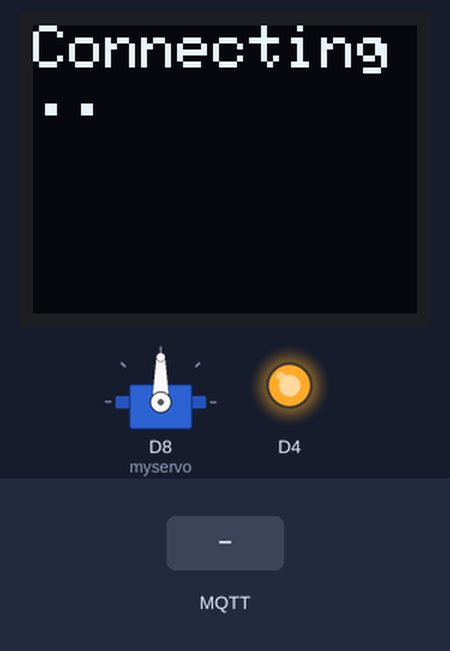
Recording of a sketch running on a simulated ESP8266 (Wemos D1 mini). Parts: servo, 64×48 one-colour display, output pins drawn as LEDs (lit = HIGH). The inputs (shaded band) are chosen by the test bench. WiFi joins after 1.5 s; servers stay silent unless stated; the display library's start-up logo is not drawn; no MQTT or app messages arrive unless stated; what the sketch prints to the serial monitor is not drawn.

Above: at 1.9 s.
At 4.4 s:
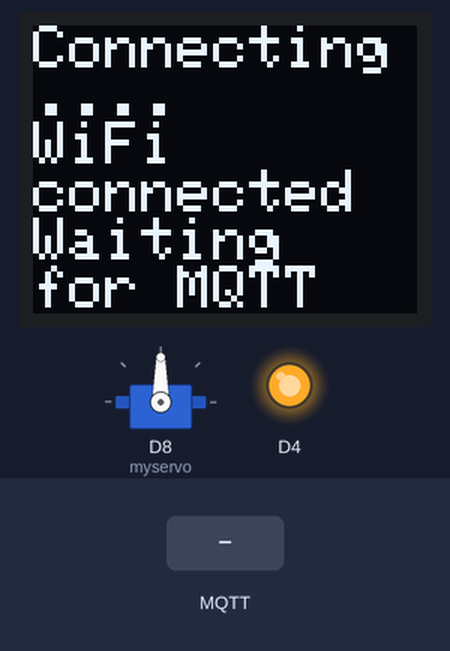
4.5 s: MQTT message "1" arrives on the first subscribed topic
At 5.6 s:
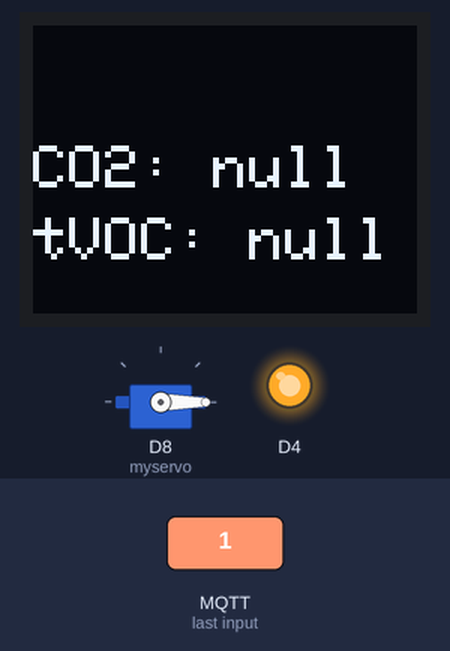
6.5 s: MQTT message "on" arrives on the first subscribed topic
8.0 s: MQTT message "off" arrives on the first subscribed topic
Timing chart, 0 to 11.0 s (numbered marks = the images above; inputs shaded):
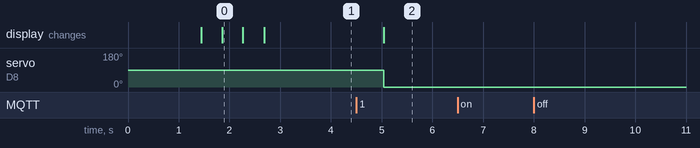

The sketch:

wbs_ESP8266_MQTT_OLED.ino
```cpp
#include <ESP8266WiFi.h>
#include <ESP8266mDNS.h>
#include <PubSubClient.h>
#include <DNSServer.h>
#include <ESP8266WebServer.h>
#include <ArduinoJson.h>
#include <SFE_MicroOLED.h>  // Include the SFE_MicroOLED library
#include <Servo.h>
// Root JSON object
//
// Inside the brackets, 200 is the size of the memory pool in bytes.
// Don't forget to change this value to match your JSON document.
// Use arduinojson.org/assistant to compute the capacity.
  StaticJsonDocument<255> doc;

//////////////////////////
// MicroOLED Definition //
//////////////////////////
#define PIN_RESET 255  // Connect RST to pin 9 (SPI & I2C)
#define DC_JUMPER 0  // DC jumper setting(I2C only)
MicroOLED oled(PIN_RESET, DC_JUMPER);  // I2C Example

// WiFi Credentials
const char* ssid = "";
const char* password = "";
// MQTT Credentials
const char* mqtt_server = "broker.hivemq.com";
const char* mqtt_username = "";
const char* mqtt_password = "";
const int   mqtt_port=1883;

Servo myservo;  // create servo object to control a servo

void callback(char* topic, byte* payload, unsigned int length);

WiFiClient espClient;
PubSubClient client(espClient);

long lastMsg = 0;

int value = 0;
String strTemperature="*";
String strPressure,strServo, strLed, strtVOC,strCO2,strHumidity;    //MQTT values will be stored in this variables
char sub_topic[30]; // topic to subscribe to
byte ledSignal=1;

int servoPos=90;      // start mid position (0-180 degrees)

void setup() {

  Serial.begin(115200);
  myservo.attach(D8);  // attaches the servo on D8 to the servo object
  pinMode(LED_BUILTIN, OUTPUT);     // Initialize the LED_BUILTIN pin as an output
  digitalWrite(LED_BUILTIN, ledSignal);   // Turn the LED off (Note that LOW is the voltage level
                                    // but actually the LED is on; this is because
                                    // it is acive low on the ESP-01)
  oled.begin();    // Initialize the OLED
  oled.clear(ALL); // Clear the display's internal memory
  oled.display();  // Display what's in the buffer (splashscreen)
  delay(1000);
  setup_wifi();
  client.setServer(mqtt_server, mqtt_port);
  client.setCallback(callback);
  reconnect();
}

void setup_wifi() {

  delay(10);
  // We start by connecting to a WiFi network
  Serial.println();
  Serial.print("Connecting to ");
  Serial.println(ssid);

  WiFi.begin(ssid, password);
  oled.clear(PAGE);
  oled.setCursor(0, 0);
  oled.setFontType(0);
  oled.print("Connecting");
  while (WiFi.status() != WL_CONNECTED) {
    delay(400);
    Serial.print(".");
    oled.print(".");
    oled.display();
  }
  Serial.println("");
  Serial.println("WiFi connected");
  Serial.print("IP address: ");
  Serial.println(WiFi.localIP());
  oled.setCursor(0, 16);
  oled.setFontType(0);
  oled.println("WiFi");
  oled.println("connected");
  oled.setCursor(0,32);
  oled.println("Waiting   for MQTT");
  oled.display();
  delay(500);
}

void callback(char* topic, byte* payload, unsigned int length) {
// Called when data arrives
// as published on the topic
// Payload is in JSON

  Serial.print("Message arrived [");
  Serial.print(topic);
  Serial.print("] -> ");
  payload[length] = '\0';
  Serial.println(String((char*)payload));
//  String topicparse = String(topic).substring(22);

//  Serial.println(topicparse);

  // values will be stored and displayed in the main loop
  // servo position will be set in the main loop
    // Deserialize the JSON document
  DeserializationError error = deserializeJson(doc, payload);

  // Test if parsing succeeds.
  if (error) {
    Serial.print(F("deserializeJson() failed: "));
    Serial.println(error.c_str());
    return;
  }

  // Get the root object in the document
  JsonObject& root = doc.as<JsonObject>();

  // Fetch values.
  //
  // Most of the time, you can rely on the implicit casts.
  // In other case, you can do doc["time"].as<long>();

  strTemperature=root["temp"].as<String>();
  strPressure=root["pressure"].as<String>();
  strtVOC=root["tvoc"].as<String>();
  strCO2=root["co2"].as<String>();
  strHumidity=root["humidity"].as<String>();
  servoPos=root["servo"].as<int>();
  ledSignal=1-root["led"].as<int>(); // onboard LED is active LOW
}

void reconnect() {
  // Loop until we're reconnected
  while (!client.connected()) {
    Serial.print("Attempting MQTT connection...");
    // Attempt to connect
    uint32_t chipid=ESP.getChipId();
    char clientid[25];
    snprintf(clientid,25,"WIFI-Display-%08X",chipid); //this adds the mac address to the client for a unique id
    //clientID can also be used in a shared MQTT service ie HiveMQ as an unique topic to subscribe to
    Serial.print("Client ID: ");
    Serial.println(clientid);
    if (client.connect(clientid,mqtt_username,mqtt_password)) {
      Serial.println("connected");
      // Once connected, publish an announcement...
      client.publish(clientid, "Wemos connected...");
      // ... and resubscribe
      client.subscribe(clientid);
      Serial.print("Subscribed to: ");
      Serial.println(clientid);
    } else {
      Serial.print("failed, rc=");
      Serial.print(client.state());
      Serial.println(" try again in 5 seconds");
      // Wait 5 seconds before retrying
      delay(5000);
    }
  }
}

void loop() {

  if (!client.connected()) {
    reconnect();
  }
  client.loop();
  delay(100);
  long now = millis();

  if (now - lastMsg > 5000) {
    lastMsg = now;
    if (strTemperature != "*") { //only show data after it is received
    oled.clear(PAGE);
    oled.setFontType(2);  // Set font to type 2
    oled.setCursor(0, 0); // Set cursor to top-left
    oled.print(strTemperature);
    oled.setCursor(0,20);
    oled.setFontType(0);
    oled.print("CO2: ");
    oled.print(strCO2);
    oled.setCursor(0,32);
    oled.setFontType(0);
    oled.print("tVOC: ");
    oled.print(strtVOC);
    oled.display();
    myservo.write(servoPos);
    digitalWrite(LED_BUILTIN, ledSignal);   // Turn the LED on/off
    }
  }
}
```

Measured:
- after the input at 4.5 s, servo on D8 (myservo): 90° → 0° after 0.55 s; the display: changes after 0.55 s (image 2)
- after the input at 6.5 s, every drawn part: stays the same
- after the input at 8.0 s, every drawn part: stays the same
